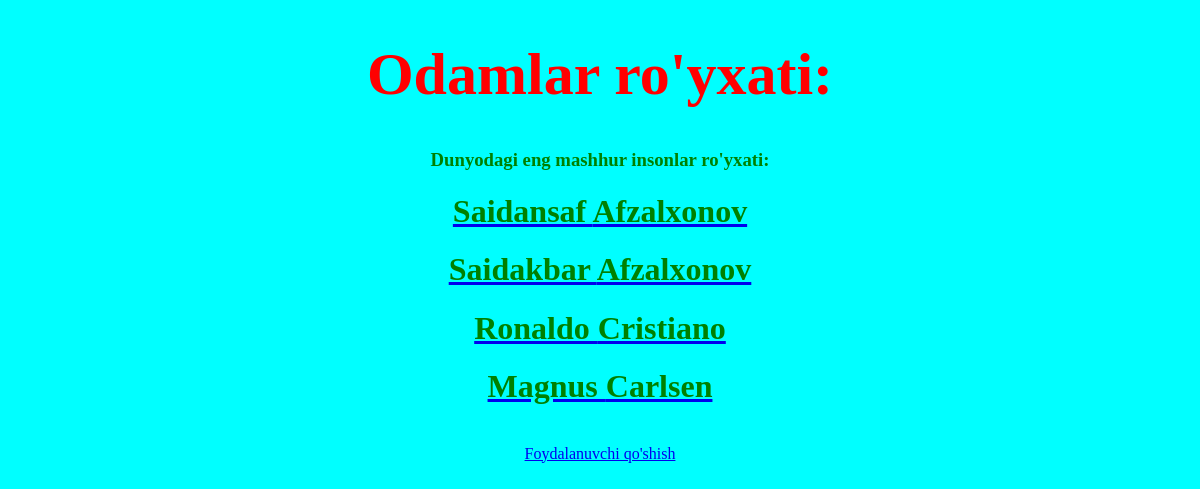
Screenshot of /start/ with the database file from the repository.
### app/models.py (models this page shows, shortened)
class User(models.Model):
    ism=models.CharField(max_length=50,blank=False)
    familiya=models.CharField(max_length=50,blank=False)
    yosh=models.PositiveIntegerField(default=15,blank=True)
    picture=models.ImageField(upload_to='images/',default='images/default.jpg',blank=True)
    slug=models.SlugField(unique=True,blank=True)
    import uuid

### app/views.py (the view)
# urls.py: path("",views.UserListView.as_view(),name='user_list'),
class UserListView(ListView):
    model = User
    template_name = 'app/index.html'
    context_object_name = 'users'

### templates/app/index.html
{% extends 'app/base.html' %}
{%block content %}
    {% include 'app/navbar.html' %}
    {% for user in users %}
        <a href="{% url 'user_view' user.slug %}"><h1 class="abc">{{user.ism}} {{user.familiya}}</h1></a>
    {%endfor%}
    <br>
    <div class="ggs"><a href="{% url 'create_user' %}">Foydalanuvchi qo'shish</a></div>
{%endblock%}

### static/style.css (style rules this page uses)
body { background-color: aqua; }
.abc { color: green; text-align: center; }
.ggs { display: block; color: brown; text-align: center; }

### rows the page displays
User: ism "Saidansaf", familiya "Afzalxonov"
User: ism "Saidakbar", familiya "Afzalxonov"
User: ism "Ronaldo", familiya "Cristiano"
User: ism "Magnus", familiya "Carlsen"
